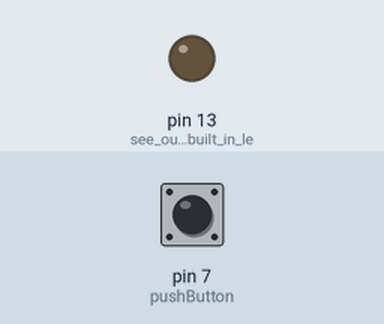
The sketch below on a simulated Arduino Uno, built with avr-gcc and run on an emulated ATmega328P. On the bench: output pins drawn as LEDs (lit = HIGH). The test bench sets the inputs (shaded band); at power-on: pin 7 (pushButton) LOW.

Above: at 1.2 s.
1.3 s: pin 7 (pushButton) pulled HIGH for 0.15 s
At 1.37 s:
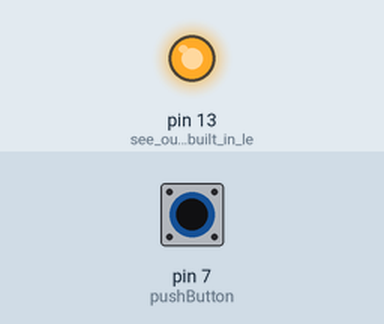
2.9 s: pin 7 (pushButton) pulled HIGH for 3.2 s
At 6.9 s:
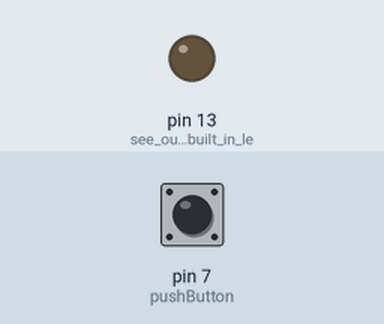
Timing chart, 0 to 8.4 s (numbered marks = the images above; inputs shaded):
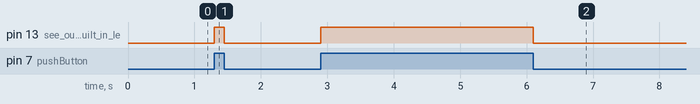

Measured:
- after the input at 1.3 s, pin 13 (see_output_at_built_in_le): LOW → HIGH at once, → LOW 0.15 s later
- after the input at 2.9 s, pin 13 (see_output_at_built_in_le): LOW → HIGH at once, → LOW 3.2 s later

The sketch:

led_pushbutton_buzzer.ino
```cpp
/*----------------------------------------------------------------------------
 * Author: Eshwar jorvekar
 * Created on 15 June, 2017
 * Description: activate buzzer on button press
 *----------------------------------------------------------------------------*/


int pushButton =7;

void setup() {

  pinMode(LED_BUILTIN,OUTPUT); // see output at built in led and buzzer
  pinMode(pushButton, INPUT); //make the push button's pin as input
}

void loop() {

int buttonState = digitalRead(pushButton); //read the input pin

if(buttonState)
{
  digitalWrite(LED_BUILTIN,HIGH);
  delay(1); //delay in between reads for stability
}
else
{
  digitalWrite(LED_BUILTIN,LOW);
  delay(1); //delay in between reads for stability
}
}
```
